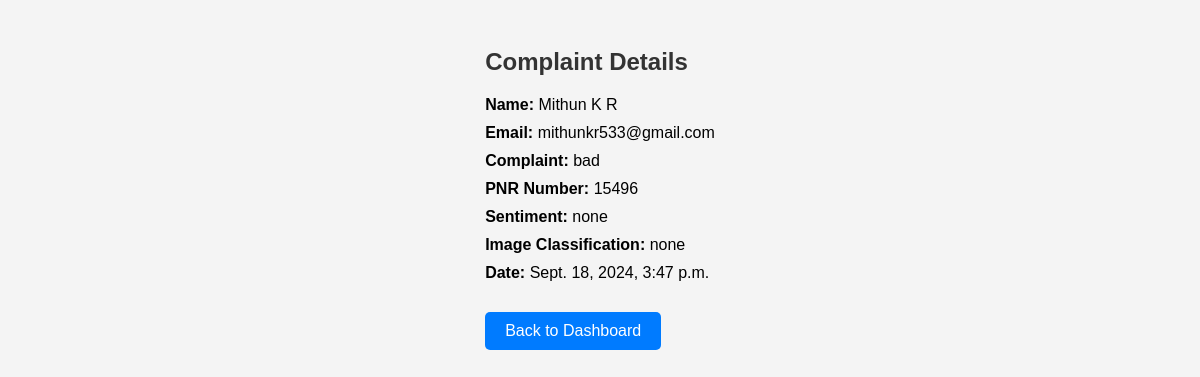
/view_complaint/1/, run on the app's committed database.
### complaints/models.py (models this page shows, shortened)
class Complaint(models.Model):
    name = models.CharField(max_length=100)
    email = models.EmailField()
    complaint_text = models.TextField()
    sentiment = models.CharField(max_length=100,default='none')
    image_classification = models.CharField(max_length=100,default='none')
    pnr_number = models.CharField(max_length=50, default='UNKNOWN')  # Added PNR number field
    complaint_image = models.ImageField(upload_to='complaint_images/', blank=True, null=True,default='Not Classified')  # Image field
    created_at = models.DateTimeField(auto_now_add=True)

### complaints/views.py (the view)
# urls.py: path('view_complaint/<int:complaint_id>/', views.view_complaint, name='view_complaint'),
def view_complaint(request, complaint_id):
    complaint = Complaint.objects.get(id=complaint_id)
    return render(request, 'view_complaint.html', {'complaint': complaint})

### complaints/templates/view_complaint.html (shortened to what this page needs)
<!DOCTYPE html>
<html lang="en">
<head>
</head>
<body>
    <div class="complaint-container">
        <h2>Complaint Details</h2>
        <div class="complaint-details">
            <p><strong>Name:</strong> {{ complaint.name }}</p>
            <p><strong>Email:</strong> {{ complaint.email }}</p>
            <p><strong>Complaint:</strong> {{ complaint.complaint_text }}</p>
            <p><strong>PNR Number:</strong> {{ complaint.pnr_number }}</p>
            <p><strong>Sentiment:</strong> {{ complaint.sentiment }}</p>
            <p><strong>Image Classification:</strong> {{ complaint.image_classification }}</p>
            <p><strong>Date:</strong> {{ complaint.created_at }}</p>
            <a href="{% url 'admin_dashboard' %}" class="back-button">Back to Dashboard</a>
        </div>
    </div>
</body>
</html>

### complaints/templates/view_complaint.html (style rules this page uses)
body { font-family: Arial, sans-serif; background-color: #f4f4f4; padding: 20px; display: flex; justify-content: center; align-items: center; }
h2 { color: #333; }
p { margin: 10px 0; }
.back-button { display: inline-block; padding: 10px 20px; margin-top: 20px; background-color: #007bff; color: white; text-decoration: none; border-radius: 5px; cursor: pointer; }

### data on the page
Complaint: name "Mithun K R", email "mithunkr533@gmail.com", complaint_text "bad", pnr_number "15496", sentiment "none", image_classification "none", created_at "Sept. 18, 2024, 3:47 p.m."
